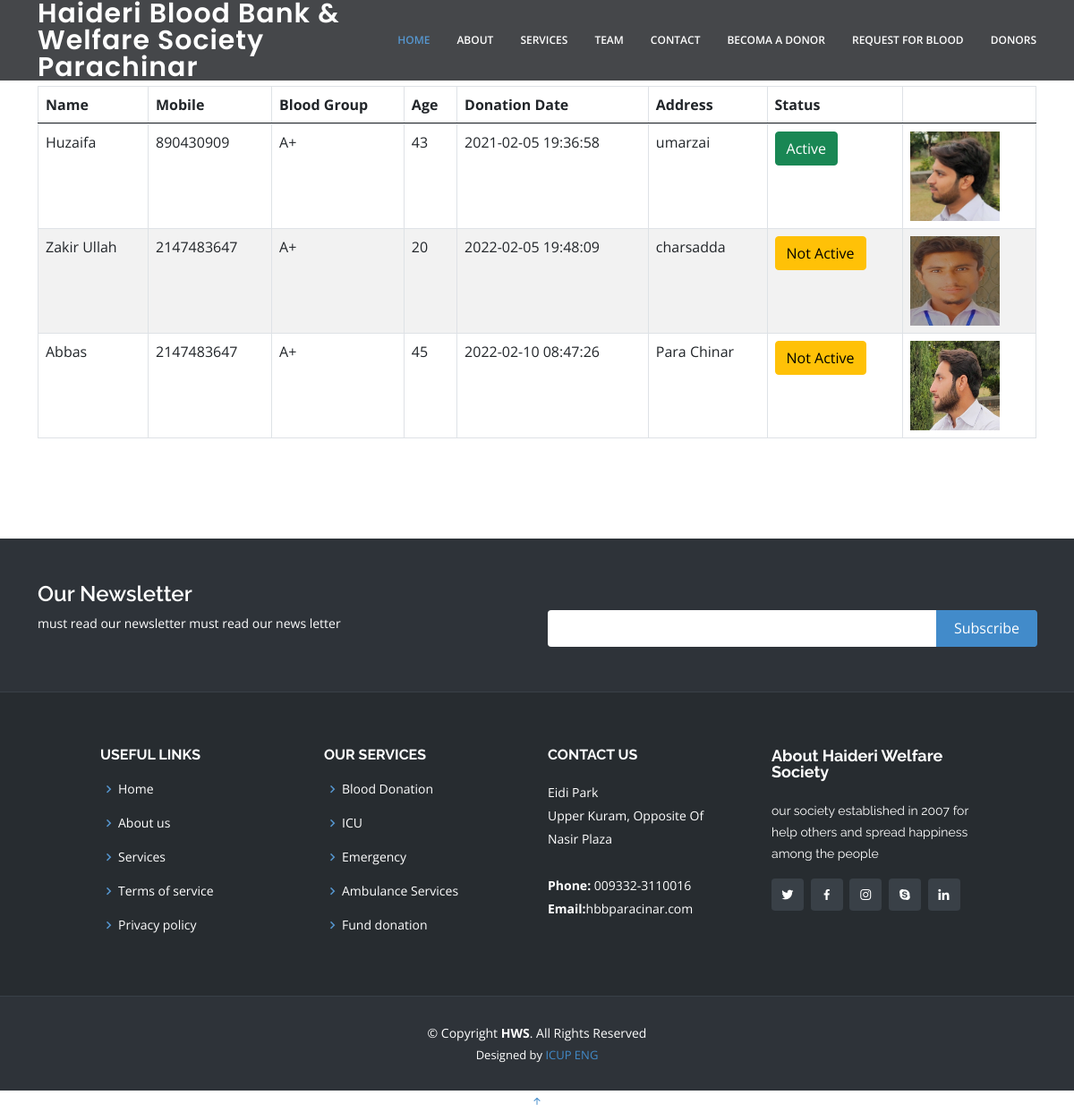
Screenshot of /donorlist.php with the database file from the repository.
### tables this page shows
CREATE TABLE `donors` (
  `id` int(20) NOT NULL,
  `name` varchar(70) NOT NULL,
  `mobile` int(11) NOT NULL,
  `email` varchar(50) NOT NULL,
  `age` int(11) NOT NULL,
  `gender` varchar(255) NOT NULL,
  `bgroup` varchar(50) NOT NULL,
  `img` varchar(500) NOT NULL,
  `address` varchar(200) NOT NULL,
  `message` varchar(500) NOT NULL,
  `time` timestamp NOT NULL DEFAULT current_timestamp() ON UPDATE current_timestamp()
);

### donorlist.php (the view, shortened to what this page needs)
<!DOCTYPE html>
<html lang="en">
<head>
  <link href="assets/vendor/animate.css/animate.min.css" rel="stylesheet">
  <link href="assets/vendor/bootstrap/css/bootstrap.min.css" rel="stylesheet">
  <link href="assets/vendor/bootstrap-icons/bootstrap-icons.css" rel="stylesheet">
  <link href="assets/vendor/boxicons/css/boxicons.min.css" rel="stylesheet">
  <link href="assets/vendor/glightbox/css/glightbox.min.css" rel="stylesheet">
  <link href="assets/vendor/remixicon/remixicon.css" rel="stylesheet">
  <link href="assets/vendor/swiper/swiper-bundle.min.css" rel="stylesheet">
  <link href="assets/css/home.css" rel="stylesheet">
</head>
<body>
  <header id="header" class="fixed-top header-inner-pages">
    <div class="container d-flex align-items-center justify-content-between">
      <h1 class="logo"><a href="index.html">Haideri Blood Bank & Welfare Society Parachinar</a></h1>
      <nav id="navbar" class="navbar">
        <ul>
          <li><a class="nav-link scrollto active" href="index.php">Home</a></li>
          <li><a class="nav-link scrollto" href="#about">About</a></li>
          <li><a class="nav-link scrollto" href="#services">Services</a></li>
          <li><a class="nav-link scrollto" href="#team">Team</a></li>
          <li><a class="nav-link scrollto" href="#contact">Contact</a></li>
          <li><a class="nav-link scrollto" href="donor.php">Becoma a Donor</a></li>
          <li><a class="nav-link scrollto" href="request.php">Request For Blood</a></li>
          <li><a class="nav-link scrollto" href="donorlist.php">Donors</a></li>
      </nav>
    </div>
  </header>
        <br><br><br><br>
      <div class="container">
        <div class="row">
                <div class="col-sm-12">
        <?php
include('./connection/connection.php');
$sql = "SELECT *  FROM donors";
$result = mysqli_query($conn, $sql);
if(mysqli_num_rows($result)>0)
{
    echo "<table class='table table-hover table-striped table-responsive table-bordered''>
        <thead class='thead'>
        <tr>
        <td><b>Name</b></td>
        <td><b>Mobile</b></td>
        <td><b>Blood Group</b></td>
        <td><b>Age</b></td>
        <td><b>Donation Date</b></td>
        <td><b>Address</b></td>
        <td><b>Status</b><td>
        </tr>
        </thead>
        <tbody>
    <tr> ";
    while($row =mysqli_fetch_assoc($result))
    {
        echo "<tr><td>".$row['name']."</td>";
        echo "<td>".$row['mobile']."</td>";
        echo "<td> ".$row['bgroup']."</td>";
        echo "<td> ".$row['age']."</td>";
        echo "<td> ".$row['time']."</td>";
        echo "<td> ".$row['address']."</td>";
        $donationdate = strtotime($row['time']);
        $now = time();
        $diff =   $now- $donationdate ;
        $days = floor($diff/(60*60*24));
        echo "<td>";
        if($days<=90){
          echo "<button class='btn btn-warning'>Not Active</button>";
        }
        else{
          echo "<button class='btn btn-success'>Active</button>";
        }
        echo "</td>";
        echo "<td><img src = '".$row['img']."' width=100 height=100></td>";
    }
    echo "</tbody>
    </tr></table>";
}
else{
    echo "No Products found!".$conn->error;
}
?>
                </div>
        </div>
      </div>
      <br><br><br><br>
  <footer id="footer">
    <div class="footer-newsletter">
      <div class="container">
        <div class="row">
          <div class="col-lg-6">
            <h4>Our Newsletter</h4>
            <p>must read our newsletter must read our news letter</p>
          </div>
          <div class="col-lg-6">
            <form action="" method="post">
              <input type="email" name="email"><input type="submit" value="Subscribe">
            </form>
          </div>
        </div>
      </div>
    </div>
    <div class="footer-top">
      <div class="container-fluid">
        <div class="row justify-content-center">
          <div class="col-xl-10">
            <div class="row">
              <div class="col-lg-3 col-md-6 footer-links">
                <h4>Useful Links</h4>
                <ul>
                  <li><i class="bx bx-chevron-right"></i> <a href="#">Home</a></li>
                  <li><i class="bx bx-chevron-right"></i> <a href="#">About us</a></li>
                  <li><i class="bx bx-chevron-right"></i> <a href="#">Services</a></li>
                  <li><i class="bx bx-chevron-right"></i> <a href="#">Terms of service</a></li>
                  <li><i class="bx bx-chevron-right"></i> <a href="#">Privacy policy</a></li>
                </ul>
              </div>
              <div class="col-lg-3 col-md-6 footer-links">
                <h4>Our Services</h4>
                <ul>
                  <li><i class="bx bx-chevron-right"></i> <a href="#">Blood Donation</a></li>
                  <li><i class="bx bx-chevron-right"></i> <a href="#">ICU</a></li>
                  <li><i class="bx bx-chevron-right"></i> <a href="#">Emergency</a></li>
                  <li><i class="bx bx-chevron-right"></i> <a href="#">Ambulance Services</a></li>
                  <li><i class="bx bx-chevron-right"></i> <a href="#">Fund donation</a></li>
                </ul>
              </div>
              <div class="col-lg-3 col-md-6 footer-contact">
                <h4>Contact Us</h4>
                <p>
                  Eidi Park <br>
                  Upper Kuram, Opposite Of <br>
                  Nasir Plaza <br><br>
                  <strong>Phone:</strong> 009332-3110016<br>
                  <strong>Email:</strong>hbbparacinar.com<br>
                </p>
              </div>
              <div class="col-lg-3 col-md-6 footer-info">
                <h3>About Haideri Welfare Society</h3>
                <p>our society established in 2007 for help others and spread happiness among the people</p>
                <div class="social-links mt-3">
                  <a href="#" class="twitter"><i class="bx bxl-twitter"></i></a>
                  <a href="#" class="facebook"><i class="bx bxl-facebook"></i></a>
                  <a href="#" class="instagram"><i class="bx bxl-instagram"></i></a>
                  <a href="#" class="google-plus"><i class="bx bxl-skype"></i></a>
                  <a href="#" class="linkedin"><i class="bx bxl-linkedin"></i></a>
                </div>
              </div>
            </div>
          </div>
        </div>
      </div>
    </div>
    <div class="container">
      <div class="copyright">
        &copy; Copyright <strong><span>HWS</span></strong>. All Rights Reserved
      </div>
      <div class="credits">
        Designed by <a href="https://bootstrapmade.com/">ICUP ENG</a>
      </div>
    </div>
  </footer>
  <a href="#" class="back-to-top d-flex align-items-center justify-content-center"><i class="bi bi-arrow-up-short"></i></a>
</body>
</html>

### assets/css/home.css (style rules this page uses)
body { font-family: "Open Sans", sans-serif; color: #444444; }
a { color: #428bca; text-decoration: none; }
h1, h2, h3, h4, h5, h6 { font-family: "Raleway", sans-serif; }
#header.header-scrolled, #header.header-inner-pages { background: rgba(23, 26, 29, 0.8); }
#header .logo { font-size: 30px; margin: 0; padding: 0; line-height: 1; font-weight: 600; letter-spacing: 1px; font-family: "Poppins", sans-serif; }
#header .logo a { color: #fff; }
.navbar { padding: 0; }
.navbar ul { margin: 0; padding: 0; display: flex; list-style: none; align-items: center; }
.navbar li { position: relative; }
.navbar a, .navbar a:focus { display: flex; align-items: center; justify-content: space-between; padding: 10px 0 10px 30px; text-transform: uppercase; font-size: 12px; font-weight: 600; color: #fff; white-space: nowrap; transition: 0.3s; }
.navbar a:hover, .navbar .active, .navbar .active:focus, .navbar li:hover > a { color: #5697d0; }
#footer { background: #2e3339; padding: 0 0 30px 0; color: #fff; font-size: 14px; }
#footer .footer-newsletter { padding: 50px 0; background: #2e3339; }
#footer .footer-newsletter h4 { font-size: 24px; margin: 0 0 10px 0; padding: 0; line-height: 1; font-weight: 600; }
#footer .footer-newsletter form { margin-top: 30px; background: #fff; padding: 6px 10px; position: relative; border-radius: 4px; }
#footer .footer-newsletter form input[type=email] { border: 0; padding: 4px; width: calc(100% - 100px); }
#footer .footer-newsletter form input[type=submit] { position: absolute; top: -3px; right: -4px; bottom: -3px; border: 0; background: none; font-size: 16px; padding: 0 20px 0 20px; margin: 3px; background: #428bca; color: #fff; transition: 0.3s; border-radius: 0 4px 4px 0; }
#footer .footer-top { background: #272c30; border-top: 1px solid #394047; border-bottom: 1px solid #394047; padding: 60px 0 30px 0; }
#footer .footer-top .footer-info { margin-bottom: 30px; }
#footer .footer-top .footer-info h3 { font-size: 18px; margin: 0 0 20px 0; padding: 2px 0 2px 0; line-height: 1; font-weight: 700; }
#footer .footer-top .footer-info p { font-size: 14px; line-height: 24px; margin-bottom: 0; font-family: "Raleway", sans-serif; color: #fff; }
#footer .footer-top .social-links a { font-size: 16px; display: inline-block; background: #394047; color: #fff; line-height: 1; padding: 10px 0; margin-right: 4px; border-radius: 4px; text-align: center; width: 36px; height: 36px; transition: 0.3s; }
#footer .footer-top h4 { font-size: 16px; font-weight: bold; color: #fff; text-transform: uppercase; position: relative; padding-bottom: 12px; }
#footer .footer-top .footer-links { margin-bottom: 30px; }
#footer .footer-top .footer-links ul { list-style: none; padding: 0; margin: 0; }
#footer .footer-top .footer-links ul i { padding-right: 2px; color: #5697d0; font-size: 18px; line-height: 1; }
#footer .footer-top .footer-links ul li { padding: 10px 0; display: flex; align-items: center; }
#footer .footer-top .footer-links ul li:first-child { padding-top: 0; }
#footer .footer-top .footer-links ul a { color: #fff; transition: 0.3s; display: inline-block; line-height: 1; }
#footer .footer-top .footer-contact { margin-bottom: 30px; }
#footer .footer-top .footer-contact p { line-height: 26px; }
#footer .copyright { text-align: center; padding-top: 30px; }
#footer .credits { padding-top: 5px; text-align: center; font-size: 13px; color: #fff; }

### rows the page displays
donors: name "Huzaifa", mobile "890430909", bgroup "A+", age "43", time "2021-02-05 19:36:58", address "umarzai", shows "Active", img (picture)
donors: name "Zakir Ullah", mobile "2147483647", bgroup "A+", age "20", time "2022-02-05 19:48:09", address "charsadda", shows "Not Active", img (picture)
donors: name "Abbas", mobile "2147483647", bgroup "A+", age "45", time "2022-02-10 08:47:26", address "Para Chinar", shows "Not Active", img (picture)
